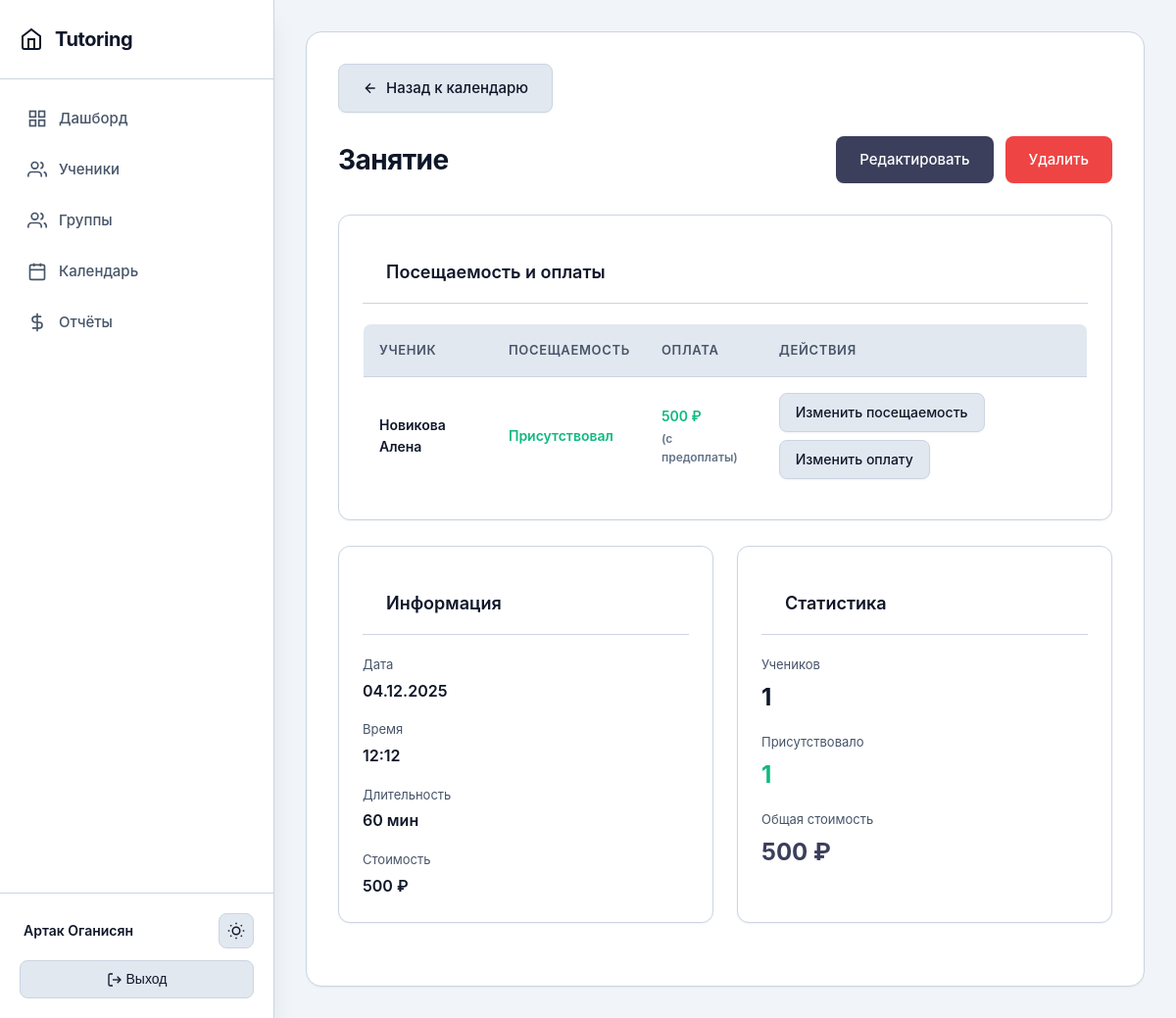
The page /lesson/24/ (signed in) on the database as committed earlier.
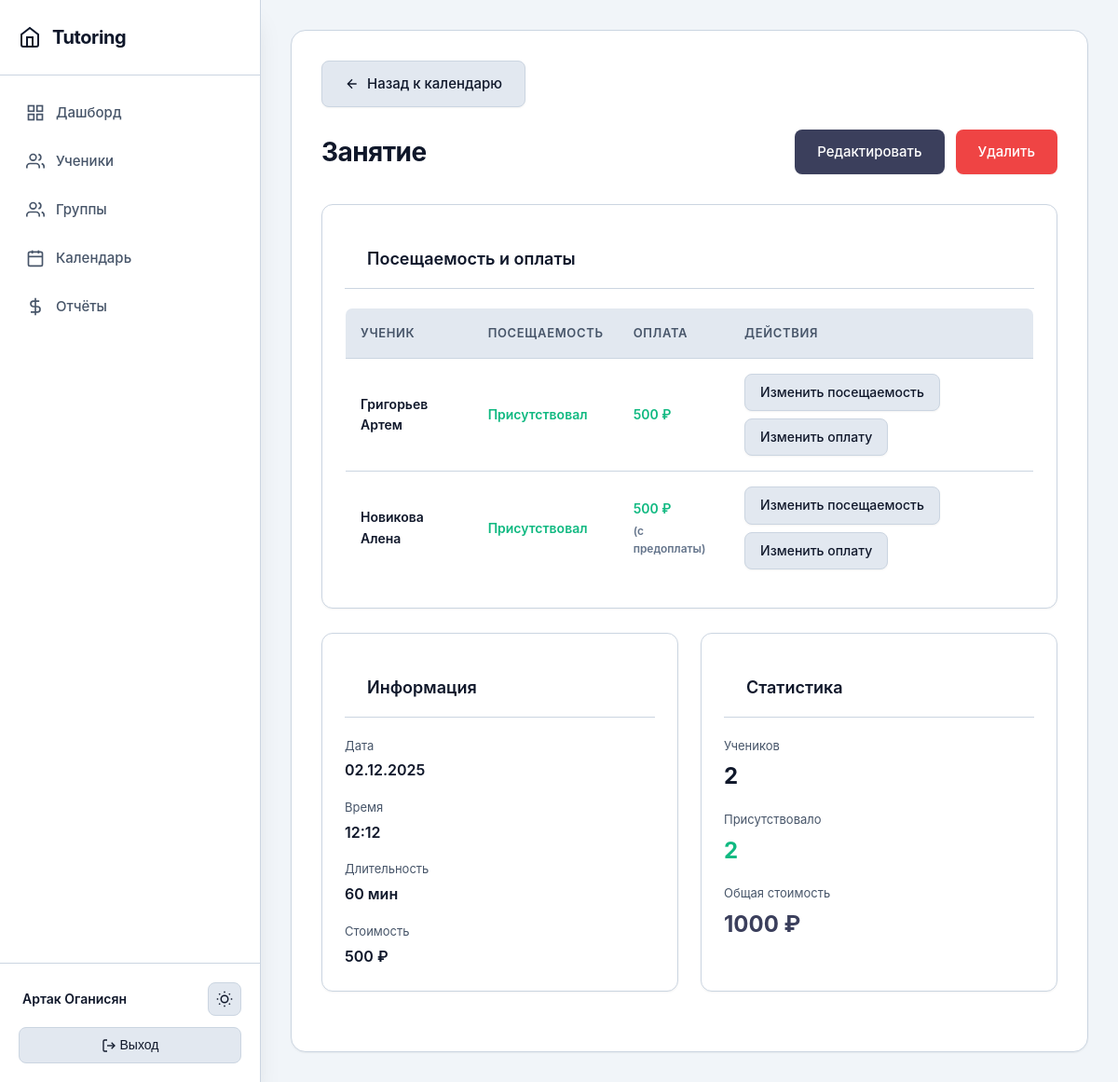
The same page on the database as committed later.
### main/models.py (models this page shows, shortened)
class Student(models.Model):
    tutor = models.ForeignKey(Tutor, on_delete=models.CASCADE, related_name='students', verbose_name='Репетитор')
    groups = models.ManyToManyField(StudentGroup, related_name='students', blank=True, verbose_name='Группы')
    first_name = models.CharField(max_length=100, verbose_name='Имя')
    last_name = models.CharField(max_length=100, verbose_name='Фамилия')
    phone = models.CharField(max_length=20, blank=True, null=True, verbose_name='Телефон')
    telegram = models.CharField(max_length=20, blank=True, null=True, verbose_name='Телеграм')
    created_at = models.DateTimeField(auto_now_add=True, verbose_name='Дата создания')
    updated_at = models.DateTimeField(auto_now=True, verbose_name='Дата обновления')
    grade = models.CharField(max_length=10, blank=True, null=True, verbose_name='Класс')
    notes = models.TextField(blank=True, verbose_name='Заметки')
    is_active = models.BooleanField(default=True, verbose_name='Активен')
    prepaid_balance = models.DecimalField(
        max_digits=10,
        decimal_places=2,
        default=Decimal('0.00'),
        verbose_name='Баланс предоплаты'
    )
    class Meta:
        verbose_name = 'Ученик'
        verbose_name_plural = 'Ученики'
        ordering = ['last_name', 'first_name']

class Payment(models.Model):
    PAYMENT_METHOD_CHOICES = [
        ('cash', 'Наличные'),
        ('transfer', 'Перевод'),
        ('balance', 'Списано с предоплаты'),
    ]
    student = models.ForeignKey(Student, on_delete=models.CASCADE, related_name='payments', verbose_name='Ученик')
    lesson = models.ForeignKey(Lesson, on_delete=models.SET_NULL, null=True, blank=True, related_name='payments', verbose_name='Занятие')
    amount = models.DecimalField(max_digits=10, decimal_places=2, validators=[MinValueValidator(Decimal('0.01'))], verbose_name='Сумма')
    payment_date = models.DateField(verbose_name='Дата оплаты')
    payment_method = models.CharField(max_length=20, choices=PAYMENT_METHOD_CHOICES, default='cash', verbose_name='Способ оплаты')
    notes = models.TextField(blank=True, verbose_name='Заметки')
    created_at = models.DateTimeField(auto_now_add=True, verbose_name='Дата создания')
    is_balance_payment = models.BooleanField(default=False, verbose_name='Оплата с предоплаты')
    class Meta:
        verbose_name = 'Оплата'
        verbose_name_plural = 'Оплаты'
        ordering = ['-payment_date', '-created_at']

class Lesson(models.Model):
    tutor = models.ForeignKey(Tutor, on_delete=models.CASCADE, related_name='lessons', verbose_name='Репетитор')
    students = models.ManyToManyField(Student, related_name='lessons', verbose_name='Ученики')
    date = models.DateField(verbose_name='Дата')
    time = models.TimeField(verbose_name='Время')
    duration = models.IntegerField(default=60, validators=[MinValueValidator(1)], verbose_name='Длительность (минуты)')
    lesson_price = models.DecimalField(max_digits=10, decimal_places=2, default=Decimal('0.00'), validators=[MinValueValidator(Decimal('0.00'))], verbose_name='Стоимость занятия (за одного ученика)')
    subject = models.CharField(max_length=200, blank=True, verbose_name='Предмет/Тема')
    notes = models.TextField(blank=True, verbose_name='Заметки')
    created_at = models.DateTimeField(auto_now_add=True, verbose_name='Дата создания')
    updated_at = models.DateTimeField(auto_now=True, verbose_name='Дата обновления')
    def get_present_students_count(self):
        return self.attendances.filter(status='present').count()
    def get_total_price(self):
        present_count = self.get_present_students_count()
        return self.lesson_price * present_count if present_count > 0 else Decimal('0.00')
    class Meta:
        verbose_name = 'Занятие'
        verbose_name_plural = 'Занятия'
        ordering = ['-date', '-time']

### main/views.py (the view)
# urls.py: path('lesson/<int:pk>/', views.lesson_detail, name='lesson_detail'),
@login_required
def lesson_detail(request, pk):
    tutor = get_tutor(request)
    if not tutor:
        messages.error(request, 'Профиль репетитора не найден.')
        return redirect('dashboard')
    lesson = get_object_or_404(Lesson, pk=pk, tutor=tutor)
    attendances = Attendance.objects.filter(lesson=lesson)
    payments = Payment.objects.filter(lesson=lesson)
    attendance_dict = {att.student.pk: att for att in attendances}
    payment_dict = {pay.student.pk: pay for pay in payments}
    students_data = []
    for student in lesson.students.all():
        attendance = attendance_dict.get(student.pk)
        payment = payment_dict.get(student.pk)
        students_data.append({
            'student': student,
            'attendance': attendance,
            'payment': payment,
            'has_debt': attendance and attendance.status == 'present' and not payment and lesson.lesson_price > 0
        })
    return render(request, 'main/lesson_detail.html', {
        'lesson': lesson,
        'students_data': students_data,
        'attendances': attendances,
        'payments': payments,
        'total_price': lesson.get_total_price(),
        'present_count': lesson.get_present_students_count(),
    })

### main/views.py (called while the page is built)
def get_tutor(request):
    if request.user.is_authenticated:
        try:
            return request.user.tutor
        except Tutor.DoesNotExist:
            return None
    return None

### main/templates/main/lesson_detail.html (shortened to what the changed rows need)
{% extends 'main/base.html' %}
{% block content %}
<div class="page-header">
    <h1>Занятие</h1>
</div>
<div class="card">
    {% if students_data %}
    <div style="overflow-x: auto;">
        <table>
            <thead>
                <tr>
                    <th>Ученик</th>
                    <th>Посещаемость</th>
                    <th>Оплата</th>
                    <th>Действия</th>
                </tr>
            </thead>
            <tbody>
                {% for item in students_data %}
                <tr>
                    <td>
                        <a href="{% url 'student_detail' item.student.pk %}" style="font-weight: 600; color: var(--text); text-decoration: none;">
                            {{ item.student.last_name }} {{ item.student.first_name }}
                        </a>
                    </td>
                    <td>
                        {% if item.attendance %}
                            {% if item.attendance.status == 'present' %}
                                <span style="color: var(--success); font-weight: 600;">Присутствовал</span>
                            {% else %}
                                <span style="color: var(--danger); font-weight: 600;">Отсутствовал</span>
                            {% endif %}
                        {% else %}
                            <a href="{% url 'mark_attendance' lesson.pk item.student.pk %}" class="btn btn-sm">Отметить</a>
                        {% endif %}
                    </td>
                    <td>
                        {% if item.payment %}
                            <span style="color: var(--success); font-weight: 600;">
                                {{ item.payment.amount|floatformat:0 }} ₽
                                {% if item.payment.is_balance_payment %}
                                    <span style="font-size: 12px; color: var(--text-muted); display: block; margin-top: 2px;">(с предоплаты)</span>
                                {% endif %}
                            </span>
                        {% elif item.attendance and item.attendance.status == 'present' %}
                            {% if lesson.lesson_price > 0 %}
                                <a href="{% url 'mark_payment' lesson.pk item.student.pk %}" class="btn btn-sm">Оплатить</a>
                            {% else %}
                                <span style="color: var(--text-muted);">Бесплатно</span>
                            {% endif %}
                        {% else %}
                            <span style="color: var(--text-muted);">—</span>
                        {% endif %}
                    </td>
                    <td>
                        <div style="display: flex; gap: 8px; flex-wrap: wrap;">
                            {% if item.attendance %}
                                <a href="{% url 'mark_attendance' lesson.pk item.student.pk %}" class="btn btn-sm btn-secondary">Изменить посещаемость</a>
                            {% endif %}
                            {% if item.payment %}
                                <a href="{% url 'mark_payment' lesson.pk item.student.pk %}" class="btn btn-sm btn-secondary">Изменить оплату</a>
                            {% endif %}
                        </div>
                    </td>
                </tr>
                {% endfor %}
            </tbody>
        </table>
    </div>
    {% else %}
    <p style="text-align: center; color: var(--text-secondary); padding: 32px;">Нет учеников</p>
    {% endif %}
</div>
<br>
<div style="display: grid; grid-template-columns: repeat(auto-fit, minmax(250px, 1fr)); gap: 24px; margin-bottom: 32px;">
    <div class="card">
        <div style="display: flex; flex-direction: column; gap: 16px;">
            <div>
                <p style="font-size: 13px; color: var(--text-secondary); margin-bottom: 4px;">Дата</p>
                <p style="font-size: 16px; font-weight: 600; margin: 0;">{{ lesson.date|date:"d.m.Y" }}</p>
            </div>
            <div>
                <p style="font-size: 13px; color: var(--text-secondary); margin-bottom: 4px;">Время</p>
                <p style="font-size: 16px; font-weight: 600; margin: 0;">{{ lesson.time|time:"H:i" }}</p>
            </div>
            <div>
                <p style="font-size: 13px; color: var(--text-secondary); margin-bottom: 4px;">Длительность</p>
                <p style="font-size: 16px; font-weight: 600; margin: 0;">{{ lesson.duration }} мин</p>
            </div>
            <div>
                <p style="font-size: 13px; color: var(--text-secondary); margin-bottom: 4px;">Стоимость</p>
                <p style="font-size: 16px; font-weight: 600; margin: 0;">{{ lesson.lesson_price|floatformat:0 }} ₽</p>
            </div>
        </div>
    </div>
    <div class="card">
        <div style="display: flex; flex-direction: column; gap: 16px;">
            <div>
                <p style="font-size: 13px; color: var(--text-secondary); margin-bottom: 4px;">Учеников</p>
                <p style="font-size: 24px; font-weight: 700; margin: 0;">{{ lesson.students.count }}</p>
            </div>
            <div>
                <p style="font-size: 13px; color: var(--text-secondary); margin-bottom: 4px;">Присутствовало</p>
                <p style="font-size: 24px; font-weight: 700; color: var(--success); margin: 0;">{{ present_count }}</p>
            </div>
            <div>
                <p style="font-size: 13px; color: var(--text-secondary); margin-bottom: 4px;">Общая стоимость</p>
                <p style="font-size: 24px; font-weight: 700; color: var(--primary); margin: 0;">{{ total_price|floatformat:0 }} ₽</p>
            </div>
        </div>
    </div>
</div>
{% endblock %}

Rows that differ between the two databases and show on the page:
now on this page (row unchanged): Student: student.last_name "Григорьев", student.first_name "Артем", payment.amount "500"
changed Lesson: date "04.12.2025" → "02.12.2025"; students.count "1" → "2"
Other text that changed with them:
{{ present_count }}: "1" → "2"
{{ total_price|floatformat:0 }}: "500" → "1000"
